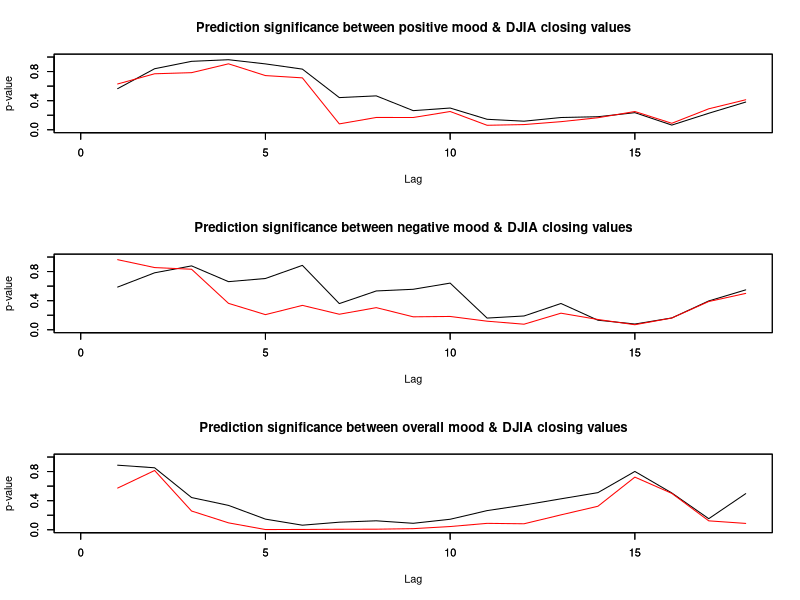

This figure's R source:
# General mood - Dow Jones Industrial Average data:

setwd("C:/Users/Joan/Desktop/TFG")

library(forecast)
library(lmtest)
library(ggplot2)

data <- read.csv("dataset.csv") # General mood data

djia <- data$Close # Read data into vectors
negative <- data$negative
positive <- data$positive

both <- positive + negative

negative_n <- (negative - mean(negative))/(sd(negative)) # Normalize vectors
positive_n <- (positive - mean(positive))/(sd(positive))
djia_n <- (djia - mean(djia))/(sd(djia))

both_n <- (both - mean(both))/(sd(both))

rm(djia, positive, negative, both) # Remove unnecessary data from workspace

ddjia_n <- diff(djia_n) # We differentiate the vectors in order to obtain stationarity
dpositive_n <- diff(positive_n)
dnegative_n <- diff(negative_n)

dboth_n <- diff(both_n)

# Experiments over Positive mood values: --------
grangertest(ddjia_n ~  dpositive_n, order=16)
# lag = 16 days, p-value = 0.06447

grangertest(ddjia_n ~ positive_n[1:58], order=7)
# lag = 7 days, p-value = 0.08078

#Experiments over Negative mood values ----------
grangertest(ddjia_n ~  dnegative_n, order=15)
# lag = 15 days, p-value = 0.0789

grangertest(ddjia_n ~ negative_n[1:58], order=12)
# lag = 12 days, p-value = 0.0764

# Experiments over both combined: ---------------
grangertest(ddjia_n ~  dboth_n, order=6)
# lag = 6 days, p-value = 0.06296

grangertest(ddjia_n ~ both_n[1:58], order=5)
# lag = 5 days, p-value = 0.003241...By far the best value yet

grangertest(ddjia_n ~ both_n[1:58], order=6)
# lag = 6 days, p-value = 0.004175...Second best

# 7: 0.007075
# 8: 0.007862
# 9: 0.01537
# 10: 0.04448...

vector_1 <- vector()
vector_2 <- vector()
vector_11 <- vector()
vector_22 <- vector()
vector_111 <- vector()
vector_222 <- vector()
for(i in 1:18){
  p_val <- grangertest(ddjia_n ~  dpositive_n, order=i) 
  vector_1[i] <- p_val[2,4]
  r_val <- grangertest(ddjia_n ~ positive_n[1:58], order=i)
  vector_2[i] <- r_val[2,4]
  
  pp_val <- grangertest(ddjia_n ~  dnegative_n, order=i) 
  vector_11[i] <- pp_val[2,4]
  rr_val <- grangertest(ddjia_n ~ negative_n[1:58], order=i)
  vector_22[i] <- rr_val[2,4]
  
  ppp_val <- grangertest(ddjia_n ~  dboth_n, order=i) 
  vector_111[i] <- ppp_val[2,4]
  rrr_val <- grangertest(ddjia_n ~ both_n[1:58], order=i)
  vector_222[i] <- rrr_val[2,4]
}

par(mfrow=c(3,1))

plot(vector_1, type = 'l',ylim = c(0,1), xlim = c(0,18), ylab = 'p-value', xlab = 'Lag', main = 'Prediction significance between positive mood & DJIA closing values')
par(new = T)
plot(vector_2, type = 'l',ylim = c(0,1), xlim = c(0,18), col = "red", ylab = '', xlab = '')

plot(vector_11, type = 'l',ylim = c(0,1), xlim = c(0,18), ylab = 'p-value', xlab = 'Lag', main = 'Prediction significance between negative mood & DJIA closing values')
par(new = T)
plot(vector_22, type = 'l',ylim = c(0,1), xlim = c(0,18), col = "red", ylab = '', xlab = '')

plot(vector_111, type = 'l',ylim = c(0,1), xlim = c(0,18), ylab = 'p-value', xlab = 'Lag', main = 'Prediction significance between overall mood & DJIA closing values')
par(new = T)
plot(vector_222, type = 'l',ylim = c(0,1), xlim = c(0,18), col = "red", ylab = '', xlab = '')
# make width: 800 and height: 1000


